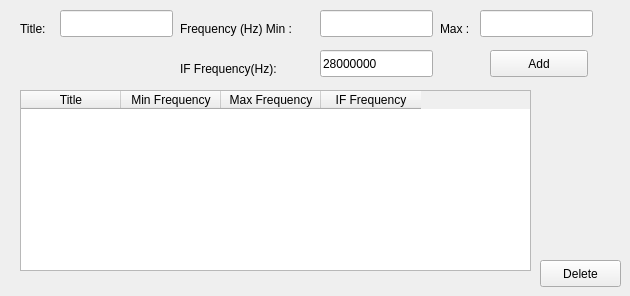
   <widget class="QWidget" name="XVTR">
    <property name="enabled">
     <bool>true</bool>
    </property>
    <attribute name="title">
     <string>XVTR</string>
    </attribute>
    <widget class="QLabel" name="label_21">
     <property name="geometry">
      <rect>
       <x>180</x>
       <y>20</y>
       <width>141</width>
       <height>17</height>
      </rect>
     </property>
     <property name="text">
      <string>Frequency (Hz) Min :</string>
     </property>
    </widget>
    <widget class="QLineEdit" name="minFrequencyLineEdit">
     <property name="geometry">
      <rect>
       <x>320</x>
       <y>10</y>
       <width>113</width>
       <height>27</height>
      </rect>
     </property>
    </widget>
    <widget class="QLabel" name="label_22">
     <property name="geometry">
      <rect>
       <x>20</x>
       <y>20</y>
       <width>41</width>
       <height>17</height>
      </rect>
     </property>
     <property name="text">
      <string>Title:</string>
     </property>
    </widget>
    <widget class="QLineEdit" name="titleLineEdit">
     <property name="geometry">
      <rect>
       <x>60</x>
       <y>10</y>
       <width>113</width>
       <height>27</height>
      </rect>
     </property>
    </widget>
    <widget class="QLabel" name="label_24">
     <property name="geometry">
      <rect>
       <x>440</x>
       <y>20</y>
       <width>41</width>
       <height>17</height>
      </rect>
     </property>
     <property name="text">
      <string>Max :</string>
     </property>
    </widget>
    <widget class="QLineEdit" name="maxFrequencyLineEdit">
     <property name="geometry">
      <rect>
       <x>480</x>
       <y>10</y>
       <width>113</width>
       <height>27</height>
      </rect>
     </property>
    </widget>
    <widget class="QLabel" name="label_25">
     <property name="geometry">
      <rect>
       <x>180</x>
       <y>60</y>
       <width>121</width>
       <height>17</height>
      </rect>
     </property>
     <property name="text">
      <string>IF Frequency(Hz):</string>
     </property>
    </widget>
    <widget class="QLineEdit" name="ifFrequencyLineEdit">
     <property name="geometry">
      <rect>
       <x>320</x>
       <y>50</y>
       <width>113</width>
       <height>27</height>
      </rect>
     </property>
     <property name="text">
      <string>28000000</string>
     </property>
    </widget>
    <widget class="QPushButton" name="addPushButton">
     <property name="geometry">
      <rect>
       <x>490</x>
       <y>50</y>
       <width>98</width>
       <height>27</height>
      </rect>
     </property>
     <property name="text">
      <string>Add</string>
     </property>
    </widget>
    <widget class="QPushButton" name="deletePushButton">
     <property name="geometry">
      <rect>
       <x>540</x>
       <y>260</y>
       <width>81</width>
       <height>27</height>
      </rect>
     </property>
     <property name="text">
      <string>Delete</string>
     </property>
    </widget>
    <widget class="QTableWidget" name="XVTRTableWidget">
     <property name="geometry">
      <rect>
       <x>20</x>
       <y>90</y>
       <width>511</width>
       <height>181</height>
      </rect>
     </property>
     <column>
      <property name="text">
       <string>Title</string>
      </property>
     </column>
     <column>
      <property name="text">
       <string>Min Frequency</string>
      </property>
     </column>
     <column>
      <property name="text">
       <string>Max Frequency</string>
      </property>
     </column>
     <column>
      <property name="text">
       <string>IF Frequency</string>
      </property>
     </column>
    </widget>
   </widget>
